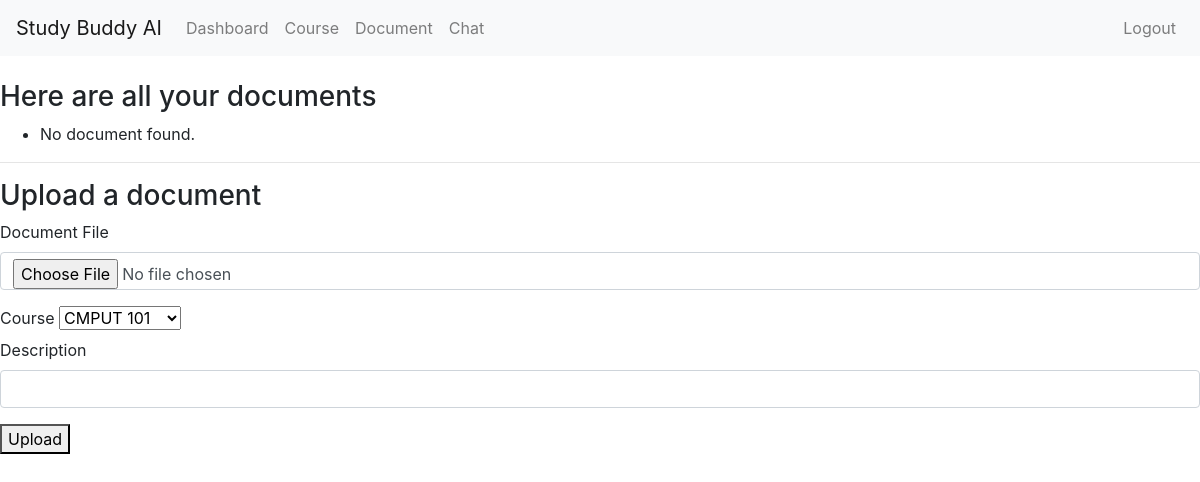
The page /document (signed in) on the database as committed earlier.
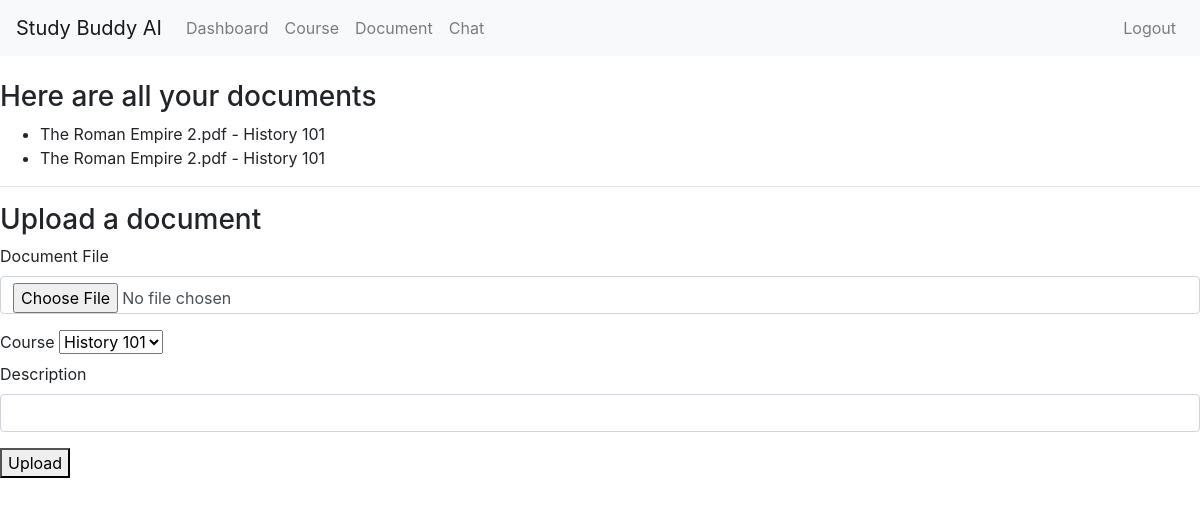
The same page on the database as committed later.
### core/models.py (models this page shows, shortened)
class Document(models.Model):
    id = models.CharField(primary_key=True, default=generate, editable=False)
    original_filename = models.CharField(max_length=200, default="file")
    description = models.CharField(max_length=200, default="No course description")
    user = models.ForeignKey('auth.User', on_delete=models.CASCADE)
    course = models.ForeignKey('Course', on_delete=models.CASCADE)
    url = models.URLField()
    created_at = models.DateTimeField(auto_now_add=True)

class Course(models.Model):
    COLOR_CHOICES = [
        ('black','Black'),
        ('red', 'Red'),
        ('blue', 'Blue'),
        ('green', 'Green'),
        ('yellow', 'Yellow'),
    ]
    id = models.CharField(primary_key=True, default=generate, editable=False)
    name = models.CharField(max_length=50)
    description = models.CharField(max_length=200, default="No course description")
    user = models.ForeignKey('auth.User', on_delete=models.CASCADE)
    color = models.CharField(max_length=20, choices=COLOR_CHOICES, default='red')
    created_at = models.DateTimeField(auto_now_add=True)

### core/views.py (the view)
# urls.py: path('document', views.document, name='document'),
@login_required
def document(request):
    courses = Course.objects.filter(user=request.user)
    documents = Document.objects.filter(user=request.user)
    context = {
        'courses': courses,
        'documents': documents
    }
    return render(request, 'document.html', context)

### templates/document.html (shortened to what this page needs)
{% extends 'base.html' %}
{% block content %}
<h3>Here are all your documents</h3>
<ul>
    {% for document in documents %}
      <li>{{ document.original_filename }} - {{ document.course.name }}</li>
    {% empty %}
      <li>No document found.</li>
    {% endfor %}
</ul>
<hr>
<h3>Upload a document</h3>
<form method="post" action="{% url 'upload_document' %}" enctype="multipart/form-data">
    <div class="form-group">
      <label for="file">Document File</label>
      <input type="file" class="form-control" id="file" name="file" required>
    </div>
    <label for="course">Course</label>
    <select name="course">
        {% for course in courses %}
          <option value="{{ course.name }}">{{ course.name }}</option>
        {% endfor %}
    </select>
    <div class="form-group">
        <label for="description">Description</label>
        <input type="text" class="form-control" id="description" name="description" required>
    </div>
    <button type="submit">Upload</button>
</form>
{% endblock %}

Rows that differ between the two databases and show on the page:
added Document: original_filename "The Roman Empire 2.pdf", course.name "History 101"
added Document: original_filename "The Roman Empire 2.pdf", course.name "History 101"
Other text that changed with them:
form field course: "CMPUT 101" → "History 101"
text no longer shown: "No document found."
